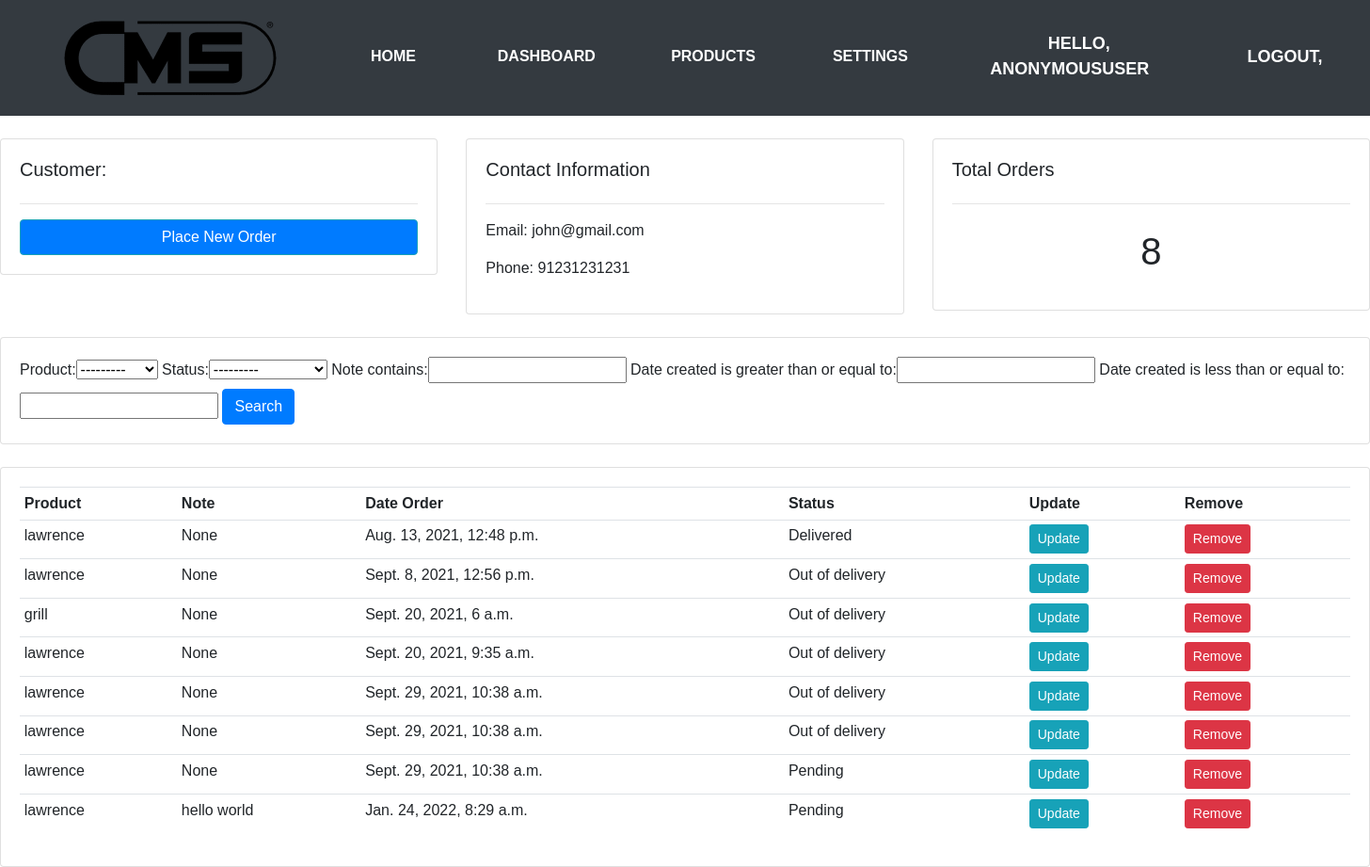
Screenshot of /customers/1/ with the database file from the repository.
### accounts/models.py (models this page shows, shortened)
class Customer(models.Model):
    user = models.OneToOneField(User, null=True, blank=True, on_delete=models.CASCADE)
    name = models.CharField(max_length=200, null=True)
    phone = models.IntegerField(null=True)
    email = models.CharField(max_length=200, null=True)
    profile_pic = models.ImageField(default="default.png", null=True, blank=True)
    date_created = models.DateTimeField(auto_now_add=True, null=True)

class Order(models.Model):
    STATUS = (
        ('Pending', 'Pending'),
        ('Out of delivery', 'Out of delivery'),
        ('Delivered', 'Delivered'),
    )
    customer = models.ForeignKey(Customer, null=True, on_delete=models.SET_NULL)
    product = models.ForeignKey(Product, null=True, on_delete=models.SET_NULL)
    date_created = models.DateTimeField(auto_now_add=True, null=True)
    status = models.CharField(max_length=200, null=True, choices=STATUS)
    note = models.CharField(max_length=100, null=True)

class Product(models.Model):
    CATEGORY = (
        ('Indoor', 'Indoor'),
        ('Outdoor', 'Outdoor')
    )
    name = models.CharField(max_length=200, null=True)
    price = models.FloatField(null=True)
    category = models.CharField(max_length=200, null=True, choices=CATEGORY)
    description = models.CharField(max_length=200, null=True, blank=True)
    date_created = models.DateTimeField(auto_now_add=True, null=True)
    tags = models.ManyToManyField(Tag)
    def __str__(self):
        return self.name

### accounts/views.py (the view)
# urls.py: path('customers/<str:pk_test>/', views.customers, name="customers"),
def customers(request, pk_test):
    customers_info = Customer.objects.get(id=pk_test)
    orders = customers_info.order_set.all()
    total_orders = orders.count()
    my_filter = OrderFilter(request.GET, queryset=orders)
    orders = my_filter.qs
    context = {'customer_info': customers_info, 'order': orders, 'total_orders': total_orders, 'my_filter': my_filter}
    return render(request, 'accounts/customers.html', context)

### templates/accounts/customers.html
{% extends 'accounts/main.html' %}
{% load static %}
{% block content %}
<br>
<div class="row">
	<div class="col-md">
		<div class="card card-body">
			<h5>Customer:</h5>
			<hr>
			<a class="btn btn-outline-info  btn btn-primary" href="{% url 'create_order' customer_info.id %}" >Place New Order</a>
		</div>
	</div>
	<div class="col-md">
		<div class="card card-body">
			<h5>Contact Information</h5>
			<hr>
			<p>Email: {{ customer_info.email }}</p>
			<p>Phone: {{ customer_info.phone }}</p>
		</div>
	</div>
	<div class="col-md">
		<div class="card card-body">
			<h5>Total Orders</h5>
			<hr>
			<h1 style="text-align: center;padding: 10px">{{ total_orders }}</h1>
		</div>
	</div>
</div>
<br>
<div class="row">
	<div class="col">
		<div class="card card-body">
			<form method="get">
                {{my_filter.form}}
		    <button class="btn btn-primary" type="submit">Search</button>
		  </form>
		</div>
	</div>
</div>
<br>
<div class="row">
	<div class="col-md">
		<div class="card card-body">
			<table class="table table-sm">
				<tr>
					<th>Product</th>
					<th>Note</th>
					<th>Date Order</th>
					<th>Status</th>
					<th>Update</th>
					<th>Remove</th>
				</tr>
                {% for i in order %}
                    <tr>
                        <td>{{i.product }}</td>
                        <td>{{ i.note }}</td>
                        <td>{{i.date_created }}</td>
                        <td>{{i.status }}</td>
                        <td><a class="btn btn-sm btn-info" href="{% url 'update_order' i.id %}">Update</a></td>
                        <td><a class="btn btn-sm btn-danger" href="{% url 'delete_order' i.id %}">Remove</a></td>
                    </tr>
                {% endfor %}
			</table>
		</div>
	</div>
</div>
{% endblock %}

### accounts/static/css/main.css (style rules this page uses)
* { margin: 0; padding: 0; box-sizing: border-box; font-family: 'Poppins', sans-serif; }
body { background-color: lightblue; }

### templates/accounts/navbar.html (style rules this page uses)
* { margin: 0; padding: 0; list-style-type: none; }
body { background: white; }
a:link, a:visited, a:hover, a:active { color: white; text-decoration: none; }

### rows the page displays
Customer: email "john@gmail.com", phone "91231231231"
Order: product "lawrence", note "None", date_created "Aug. 13, 2021, 12:48 p.m.", status "Delivered"
Order: product "lawrence", note "None", date_created "Sept. 8, 2021, 12:56 p.m.", status "Out of delivery"
Order: product "grill", note "None", date_created "Sept. 20, 2021, 6 a.m.", status "Out of delivery"
Order: product "lawrence", note "None", date_created "Sept. 20, 2021, 9:35 a.m.", status "Out of delivery"
Order: product "lawrence", note "None", date_created "Sept. 29, 2021, 10:38 a.m.", status "Out of delivery"
Order: product "lawrence", note "None", date_created "Sept. 29, 2021, 10:38 a.m.", status "Out of delivery"
Order: product "lawrence", note "None", date_created "Sept. 29, 2021, 10:38 a.m.", status "Pending"
Order: product "lawrence", note "hello world", date_created "Jan. 24, 2022, 8:29 a.m.", status "Pending"

### other values shown
{{ request.user }} "ANONYMOUSUSER"
{{ total_orders }} "8"
